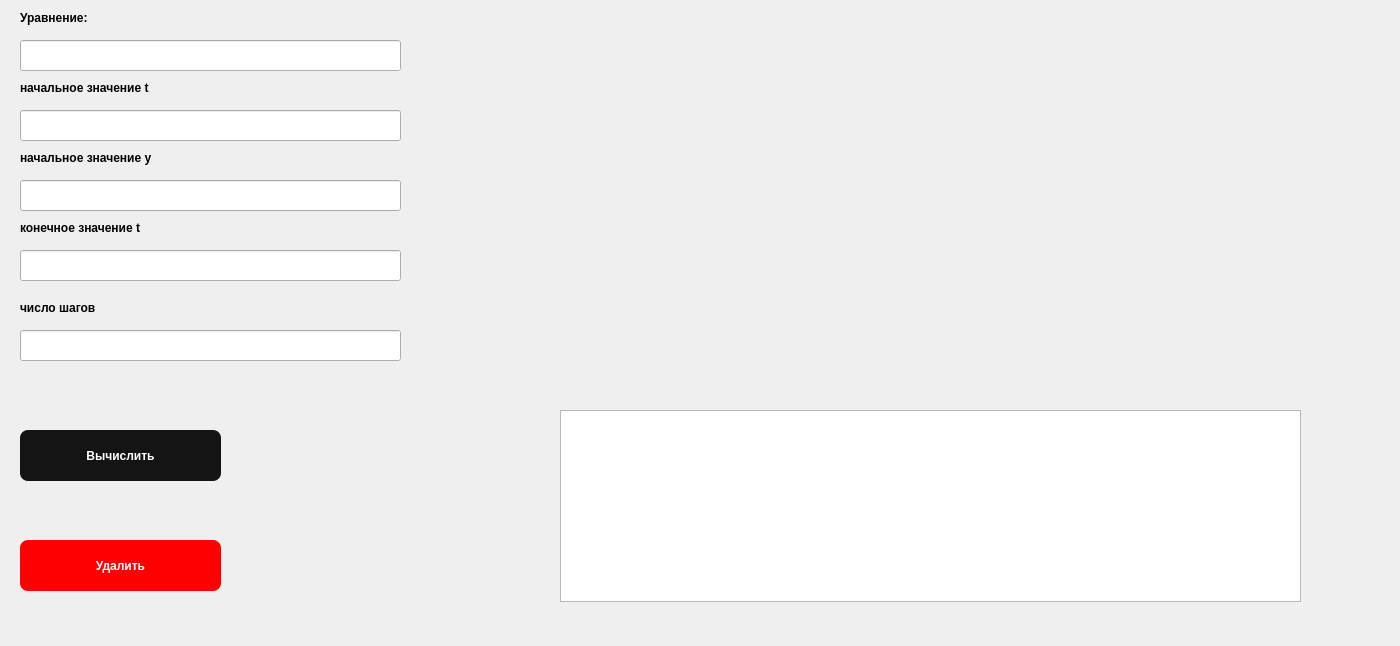
<?xml version="1.0" encoding="UTF-8"?>
<ui version="4.0">
 <class>Dialog</class>
 <widget class="QDialog" name="Dialog">
  <property name="geometry">
   <rect>
    <x>0</x>
    <y>0</y>
    <width>1400</width>
    <height>646</height>
   </rect>
  </property>
  <property name="minimumSize">
   <size>
    <width>1400</width>
    <height>646</height>
   </size>
  </property>
  <property name="windowTitle">
   <string>Dialog</string>
  </property>
  <widget class="QPushButton" name="pushButton">
   <property name="geometry">
    <rect>
     <x>20</x>
     <y>430</y>
     <width>201</width>
     <height>51</height>
    </rect>
   </property>
   <property name="font">
    <font>
     <weight>75</weight>
     <bold>true</bold>
    </font>
   </property>
   <property name="styleSheet">
    <string notr="true">color:white;
background-color:rgb(20,20,20); 
border-radius:8px;</string>
   </property>
   <property name="text">
    <string>Вычислить</string>
   </property>
  </widget>
  <widget class="QLineEdit" name="lineEdit">
   <property name="geometry">
    <rect>
     <x>20</x>
     <y>40</y>
     <width>381</width>
     <height>31</height>
    </rect>
   </property>
  </widget>
  <widget class="QWidget" name="widget" native="true">
   <property name="geometry">
    <rect>
     <x>560</x>
     <y>30</y>
     <width>741</width>
     <height>351</height>
    </rect>
   </property>
  </widget>
  <widget class="QTableView" name="tableView">
   <property name="geometry">
    <rect>
     <x>560</x>
     <y>410</y>
     <width>741</width>
     <height>192</height>
    </rect>
   </property>
  </widget>
  <widget class="QLineEdit" name="lineEdit_2">
   <property name="geometry">
    <rect>
     <x>20</x>
     <y>110</y>
     <width>381</width>
     <height>31</height>
    </rect>
   </property>
  </widget>
  <widget class="QLineEdit" name="lineEdit_3">
   <property name="geometry">
    <rect>
     <x>20</x>
     <y>180</y>
     <width>381</width>
     <height>31</height>
    </rect>
   </property>
  </widget>
  <widget class="QLineEdit" name="lineEdit_4">
   <property name="geometry">
    <rect>
     <x>20</x>
     <y>250</y>
     <width>381</width>
     <height>31</height>
    </rect>
   </property>
  </widget>
  <widget class="QLabel" name="label">
   <property name="geometry">
    <rect>
     <x>20</x>
     <y>10</y>
     <width>231</width>
     <height>16</height>
    </rect>
   </property>
   <property name="font">
    <font>
     <pointsize>9</pointsize>
     <weight>75</weight>
     <bold>true</bold>
    </font>
   </property>
   <property name="text">
    <string>Уравнение:</string>
   </property>
  </widget>
  <widget class="QLabel" name="label_2">
   <property name="geometry">
    <rect>
     <x>20</x>
     <y>80</y>
     <width>231</width>
     <height>16</height>
    </rect>
   </property>
   <property name="font">
    <font>
     <pointsize>9</pointsize>
     <weight>75</weight>
     <bold>true</bold>
    </font>
   </property>
   <property name="text">
    <string>начальное значение t</string>
   </property>
  </widget>
  <widget class="QLabel" name="label_3">
   <property name="geometry">
    <rect>
     <x>20</x>
     <y>150</y>
     <width>231</width>
     <height>16</height>
    </rect>
   </property>
   <property name="font">
    <font>
     <pointsize>9</pointsize>
     <weight>75</weight>
     <bold>true</bold>
    </font>
   </property>
   <property name="text">
    <string>начальное значение y</string>
   </property>
  </widget>
  <widget class="QLabel" name="label_4">
   <property name="geometry">
    <rect>
     <x>20</x>
     <y>220</y>
     <width>231</width>
     <height>16</height>
    </rect>
   </property>
   <property name="font">
    <font>
     <pointsize>9</pointsize>
     <weight>75</weight>
     <bold>true</bold>
    </font>
   </property>
   <property name="text">
    <string>конечное значение t</string>
   </property>
  </widget>
  <widget class="QLineEdit" name="lineEdit_5">
   <property name="geometry">
    <rect>
     <x>20</x>
     <y>330</y>
     <width>381</width>
     <height>31</height>
    </rect>
   </property>
  </widget>
  <widget class="QLabel" name="label_5">
   <property name="geometry">
    <rect>
     <x>20</x>
     <y>300</y>
     <width>231</width>
     <height>16</height>
    </rect>
   </property>
   <property name="font">
    <font>
     <pointsize>9</pointsize>
     <weight>75</weight>
     <bold>true</bold>
    </font>
   </property>
   <property name="text">
    <string>число шагов</string>
   </property>
  </widget>
  <widget class="QPushButton" name="pushButton_2">
   <property name="geometry">
    <rect>
     <x>20</x>
     <y>540</y>
     <width>201</width>
     <height>51</height>
    </rect>
   </property>
   <property name="font">
    <font>
     <weight>75</weight>
     <bold>true</bold>
    </font>
   </property>
   <property name="styleSheet">
    <string notr="true">color:white;
background-color:red; 
border-radius:8px;</string>
   </property>
   <property name="text">
    <string>Удалить</string>
   </property>
  </widget>
 </widget>
 <resources/>
 <connections/>
</ui>
